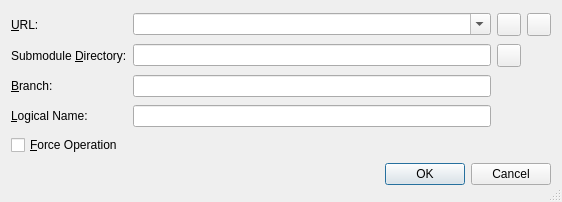
<?xml version="1.0" encoding="UTF-8"?>
<ui version="4.0">
 <class>GitSubmoduleAddDialog</class>
 <widget class="QDialog" name="GitSubmoduleAddDialog">
  <property name="geometry">
   <rect>
    <x>0</x>
    <y>0</y>
    <width>562</width>
    <height>202</height>
   </rect>
  </property>
  <property name="windowTitle">
   <string>Add Submodule</string>
  </property>
  <property name="sizeGripEnabled">
   <bool>true</bool>
  </property>
  <layout class="QGridLayout" name="gridLayout">
   <item row="0" column="0">
    <widget class="QLabel" name="TextLabel2">
     <property name="text">
      <string>&amp;URL:</string>
     </property>
     <property name="buddy">
      <cstring>submoduleUrlCombo</cstring>
     </property>
    </widget>
   </item>
   <item row="0" column="1">
    <widget class="QComboBox" name="submoduleUrlCombo">
     <property name="sizePolicy">
      <sizepolicy hsizetype="Expanding" vsizetype="Fixed">
       <horstretch>0</horstretch>
       <verstretch>0</verstretch>
      </sizepolicy>
     </property>
     <property name="toolTip">
      <string>Enter the URL of the repository</string>
     </property>
     <property name="editable">
      <bool>true</bool>
     </property>
     <property name="insertPolicy">
      <enum>QComboBox::InsertAtTop</enum>
     </property>
     <property name="sizeAdjustPolicy">
      <enum>QComboBox::AdjustToContents</enum>
     </property>
    </widget>
   </item>
   <item row="0" column="2">
    <widget class="QToolButton" name="submoduleUrlButton">
     <property name="toolTip">
      <string>Select the repository URL via a directory selection dialog</string>
     </property>
    </widget>
   </item>
   <item row="0" column="3">
    <widget class="QToolButton" name="submoduleUrlClearHistoryButton">
     <property name="toolTip">
      <string>Press to clear the history of entered repository URLs</string>
     </property>
    </widget>
   </item>
   <item row="1" column="0">
    <widget class="QLabel" name="TextLabel4">
     <property name="text">
      <string>Submodule &amp;Directory:</string>
     </property>
     <property name="buddy">
      <cstring>submoduleDirEdit</cstring>
     </property>
    </widget>
   </item>
   <item row="1" column="1">
    <widget class="QLineEdit" name="submoduleDirEdit">
     <property name="toolTip">
      <string>Enter the directory for the submodule (leave empty to use default).</string>
     </property>
    </widget>
   </item>
   <item row="1" column="2">
    <widget class="QToolButton" name="submoduleDirButton"/>
   </item>
   <item row="2" column="0">
    <widget class="QLabel" name="label">
     <property name="text">
      <string>&amp;Branch:</string>
     </property>
     <property name="buddy">
      <cstring>branchEdit</cstring>
     </property>
    </widget>
   </item>
   <item row="2" column="1">
    <widget class="QLineEdit" name="branchEdit">
     <property name="toolTip">
      <string>Enter a branch name</string>
     </property>
    </widget>
   </item>
   <item row="3" column="0">
    <widget class="QLabel" name="label_2">
     <property name="text">
      <string>&amp;Logical Name:</string>
     </property>
     <property name="buddy">
      <cstring>nameEdit</cstring>
     </property>
    </widget>
   </item>
   <item row="3" column="1">
    <widget class="QLineEdit" name="nameEdit">
     <property name="toolTip">
      <string>Enter a logical name</string>
     </property>
    </widget>
   </item>
   <item row="4" column="0" colspan="2">
    <widget class="QCheckBox" name="forceCheckBox">
     <property name="toolTip">
      <string>Select to enforce the operation</string>
     </property>
     <property name="text">
      <string>&amp;Force Operation</string>
     </property>
    </widget>
   </item>
   <item row="5" column="0" colspan="4">
    <widget class="QDialogButtonBox" name="buttonBox">
     <property name="orientation">
      <enum>Qt::Horizontal</enum>
     </property>
     <property name="standardButtons">
      <set>QDialogButtonBox::Cancel|QDialogButtonBox::Ok</set>
     </property>
    </widget>
   </item>
  </layout>
 </widget>
 <tabstops>
  <tabstop>submoduleUrlCombo</tabstop>
  <tabstop>submoduleUrlButton</tabstop>
  <tabstop>submoduleUrlClearHistoryButton</tabstop>
  <tabstop>submoduleDirEdit</tabstop>
  <tabstop>submoduleDirButton</tabstop>
  <tabstop>branchEdit</tabstop>
  <tabstop>nameEdit</tabstop>
  <tabstop>forceCheckBox</tabstop>
 </tabstops>
 <resources/>
 <connections>
  <connection>
   <sender>buttonBox</sender>
   <signal>accepted()</signal>
   <receiver>GitSubmoduleAddDialog</receiver>
   <slot>accept()</slot>
   <hints>
    <hint type="sourcelabel">
     <x>257</x>
     <y>192</y>
    </hint>
    <hint type="destinationlabel">
     <x>157</x>
     <y>201</y>
    </hint>
   </hints>
  </connection>
  <connection>
   <sender>buttonBox</sender>
   <signal>rejected()</signal>
   <receiver>GitSubmoduleAddDialog</receiver>
   <slot>reject()</slot>
   <hints>
    <hint type="sourcelabel">
     <x>325</x>
     <y>192</y>
    </hint>
    <hint type="destinationlabel">
     <x>286</x>
     <y>201</y>
    </hint>
   </hints>
  </connection>
 </connections>
</ui>
